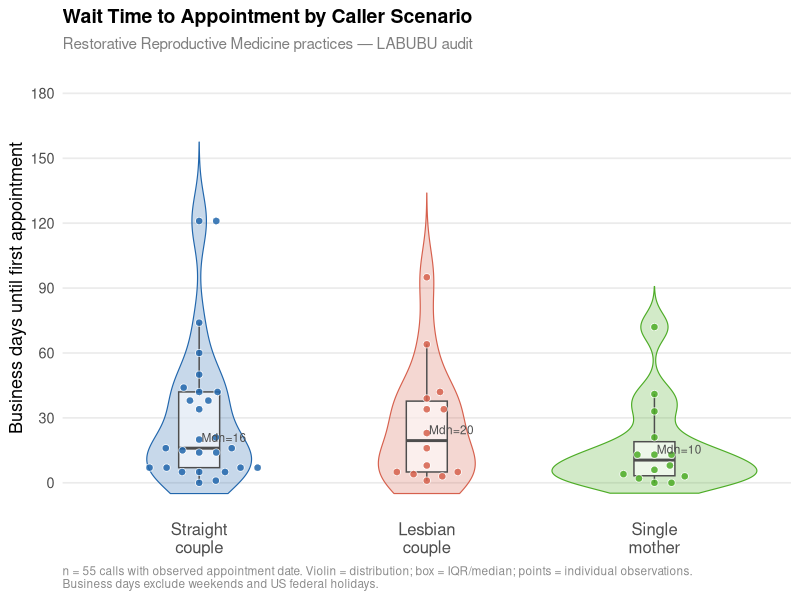
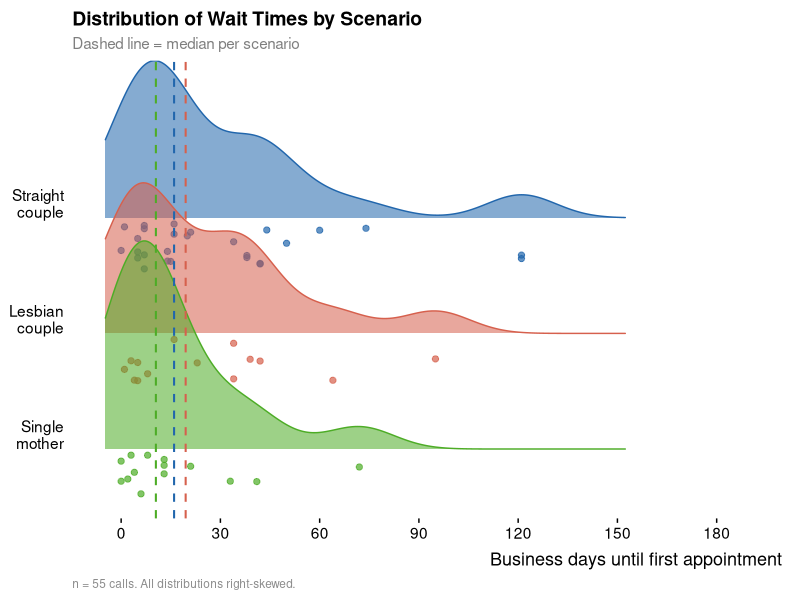
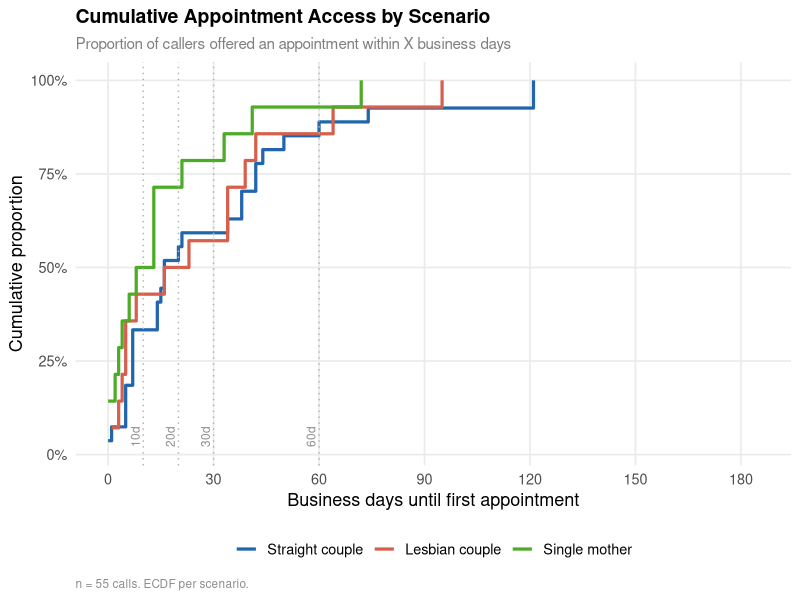
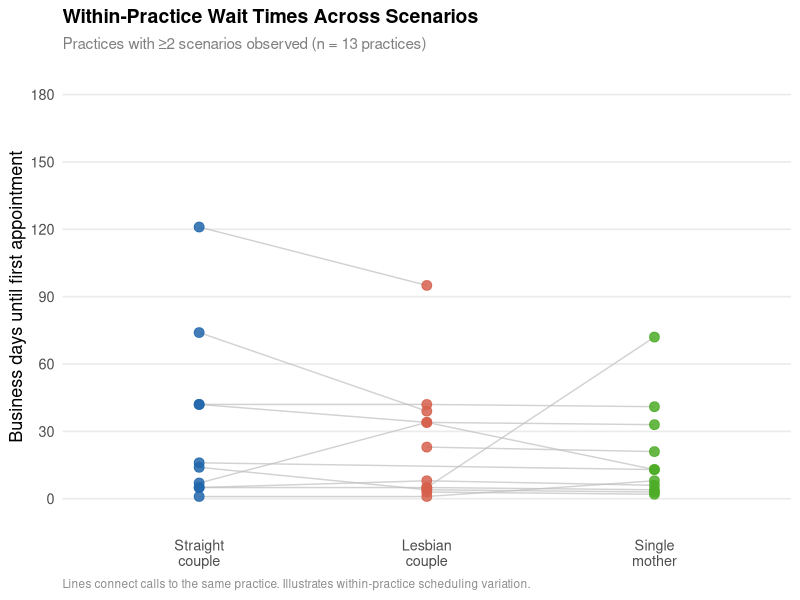
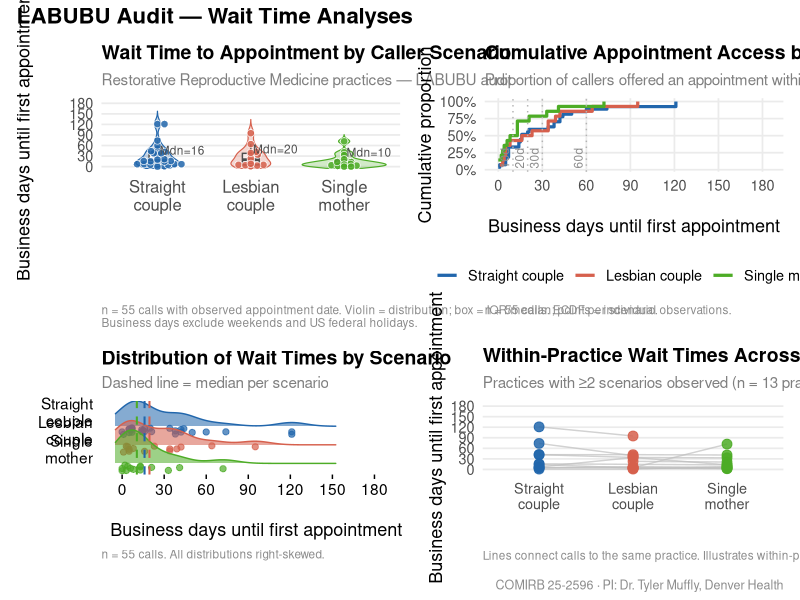

These charts were generated, in order, by the following R code:
# figures_wait_time.R — all five wait-time figures for the LABUBU audit.
#
# PROVENANCE
#   Input : mysterycall_outputs/labubu_cleaned_analysis.csv
#           (written by evaluate_labubu_mysterycall.R from the REDCap LABELS
#            export; REDCap project pid 39546, redcap.ucdenver.edu)
#   Output: mysterycall_outputs/figures/*.png
#   Run by: refresh.R, after the analysis and before provenance.R
#
#   Per-run fingerprints — export MD5, git commit, package versions, creation
#   timestamps — are recorded in PROVENANCE.md and figures/README.md, both
#   generated by provenance.R. Do not transcribe those numbers here; they go
#   stale the moment the data refreshes.
#
# DENOMINATORS — the figures do NOT use the record count.
#   dat_wait  : analytic_inclusion & observed, non-negative business_days
#               -> figures 1, 2, 3
#   multi     : dat_wait restricted to practices with >= 2 distinct scenarios
#               -> figure 4
#   Each is roughly half the size of the level above it, because most included
#   calls never yielded an appointment date. Quoting the record count under any
#   of these figures overstates the sample severalfold.

library(ggplot2)
library(ggbeeswarm)
library(ggridges)
library(patchwork)
library(dplyr)
library(scales)
library(forcats)

fig_dir <- file.path("mysterycall_outputs", "figures")
dir.create(fig_dir, recursive = TRUE, showWarnings = FALSE)

dat_all <- read.csv(
  file.path("mysterycall_outputs", "labubu_cleaned_analysis.csv"),
  stringsAsFactors = FALSE
)

# Wait-time subset: analytic inclusions with an observed appointment
dat_wait <- dat_all |>
  filter(analytic_inclusion == TRUE, !is.na(business_days), business_days >= 0) |>
  mutate(
    scenario = factor(scenario,
                      levels = c("Straight couple", "Lesbian couple", "Single mother"))
  )

# Colour palette — colorblind-safe
pal <- c(
  "Straight couple" = "#2166AC",
  "Lesbian couple"  = "#D6604D",
  "Single mother"   = "#4DAC26"
)

scenario_labels <- c(
  "Straight couple" = "Straight\ncouple",
  "Lesbian couple"  = "Lesbian\ncouple",
  "Single mother"   = "Single\nmother"
)

# ── Figure 1: Raincloud (violin + boxplot + beeswarm) ─────────────────────────
medians <- dat_wait |>
  group_by(scenario) |>
  summarise(med = median(business_days, na.rm = TRUE),
            n   = n(),
            .groups = "drop")

p1 <- ggplot(dat_wait, aes(x = scenario, y = business_days, fill = scenario, colour = scenario)) +
  geom_violin(alpha = 0.25, linewidth = 0.4, width = 0.9, trim = FALSE) +
  geom_boxplot(width = 0.18, alpha = 0.6, outlier.shape = NA, linewidth = 0.5,
               colour = "grey30", fill = "white") +
  geom_beeswarm(size = 2.2, cex = 2.5, alpha = 0.85, shape = 21,
                stroke = 0.4, colour = "white", aes(fill = scenario)) +
  geom_text(data = medians,
            aes(x = scenario, y = med, label = paste0("Mdn=", round(med, 0))),
            vjust = -0.7, hjust = -0.05, size = 3, colour = "grey30",
            inherit.aes = FALSE) +
  scale_x_discrete(labels = scenario_labels) +
  scale_fill_manual(values = pal, guide = "none") +
  scale_colour_manual(values = pal, guide = "none") +
  scale_y_continuous(breaks = seq(0, 180, 30), limits = c(-5, 185)) +
  labs(
    title    = "Wait Time to Appointment by Caller Scenario",
    subtitle = "Restorative Reproductive Medicine practices — LABUBU audit",
    x        = NULL,
    y        = "Business days until first appointment",
    caption  = paste0(
      "n = ", nrow(dat_wait), " calls with observed appointment date. ",
      "Violin = distribution; box = IQR/median; points = individual observations.\n",
      "Business days exclude weekends and US federal holidays."
    )
  ) +
  theme_minimal(base_size = 13) +
  theme(
    plot.title    = element_text(face = "bold", size = 14),
    plot.subtitle = element_text(colour = "grey50", size = 11),
    plot.caption  = element_text(colour = "grey55", size = 8.5, hjust = 0),
    panel.grid.major.x = element_blank(),
    panel.grid.minor   = element_blank(),
    axis.text.x  = element_text(size = 12)
  )

ggsave(file.path(fig_dir, "fig1_raincloud_wait_by_scenario.png"),
       p1, width = 7, height = 5.5, dpi = 300, bg = "white")

# ── Figure 2: Ridge density plot ──────────────────────────────────────────────
p2 <- ggplot(dat_wait,
             aes(x = business_days, y = fct_rev(scenario),
                 fill = scenario, colour = scenario)) +
  geom_density_ridges(
    alpha        = 0.55,
    linewidth    = 0.5,
    jittered_points = TRUE,
    point_size   = 1.8,
    point_alpha  = 0.7,
    position     = position_raincloud(adjust_vlines = TRUE)
  ) +
  geom_vline(data = medians,
             aes(xintercept = med, colour = scenario),
             linetype = "dashed", linewidth = 0.7, show.legend = FALSE) +
  scale_y_discrete(labels = rev(c("Straight\ncouple", "Lesbian\ncouple", "Single\nmother"))) +
  scale_x_continuous(breaks = seq(0, 180, 30), limits = c(-5, 190)) +
  scale_fill_manual(values = pal, guide = "none") +
  scale_colour_manual(values = pal, guide = "none") +
  labs(
    title    = "Distribution of Wait Times by Scenario",
    subtitle = "Dashed line = median per scenario",
    x        = "Business days until first appointment",
    y        = NULL,
    caption  = paste0("n = ", nrow(dat_wait), " calls. All distributions right-skewed.")
  ) +
  theme_ridges(font_size = 13, grid = FALSE) +
  theme(
    plot.title    = element_text(face = "bold", size = 14),
    plot.subtitle = element_text(colour = "grey50", size = 11),
    plot.caption  = element_text(colour = "grey55", size = 8.5, hjust = 0)
  )

ggsave(file.path(fig_dir, "fig2_ridgeplot_wait_by_scenario.png"),
       p2, width = 7, height = 5, dpi = 300, bg = "white")

# ── Figure 3: Empirical CDF ───────────────────────────────────────────────────
ref_days <- c(10, 20, 30, 60)

p3 <- ggplot(dat_wait, aes(x = business_days, colour = scenario)) +
  stat_ecdf(linewidth = 1.1, pad = FALSE) +
  geom_vline(xintercept = ref_days, linetype = "dotted",
             colour = "grey70", linewidth = 0.5) +
  annotate("text", x = ref_days, y = 0.02,
           label = paste0(ref_days, "d"), size = 3, colour = "grey55",
           angle = 90, vjust = -0.4, hjust = 0) +
  scale_x_continuous(breaks = seq(0, 180, 30), limits = c(0, 185)) +
  scale_y_continuous(labels = percent_format(accuracy = 1),
                     breaks = seq(0, 1, 0.25)) +
  scale_colour_manual(values = pal, name = NULL) +
  labs(
    title    = "Cumulative Appointment Access by Scenario",
    subtitle = "Proportion of callers offered an appointment within X business days",
    x        = "Business days until first appointment",
    y        = "Cumulative proportion",
    caption  = paste0("n = ", nrow(dat_wait), " calls. ECDF per scenario.")
  ) +
  theme_minimal(base_size = 13) +
  theme(
    plot.title    = element_text(face = "bold", size = 14),
    plot.subtitle = element_text(colour = "grey50", size = 11),
    plot.caption  = element_text(colour = "grey55", size = 8.5, hjust = 0),
    legend.position   = "bottom",
    panel.grid.minor  = element_blank()
  )

ggsave(file.path(fig_dir, "fig3_ecdf_wait_by_scenario.png"),
       p3, width = 7, height = 5, dpi = 300, bg = "white")

# ── Figure 4: Within-practice paired dot plot ─────────────────────────────────
# Practices with ≥2 scenarios observed in the wait-time subset
multi <- dat_wait |>
  group_by(practice_id) |>
  filter(n_distinct(scenario) >= 2) |>
  ungroup()

p4 <- ggplot(multi, aes(x = scenario, y = business_days,
                         group = practice_id, colour = scenario)) +
  geom_line(aes(group = practice_id), colour = "grey75", linewidth = 0.5, alpha = 0.7) +
  geom_point(size = 3, alpha = 0.85) +
  scale_x_discrete(labels = scenario_labels) +
  scale_colour_manual(values = pal, guide = "none") +
  scale_y_continuous(breaks = seq(0, 180, 30), limits = c(-5, 185)) +
  labs(
    title    = "Within-Practice Wait Times Across Scenarios",
    subtitle = paste0("Practices with ≥2 scenarios observed (n = ",
                      n_distinct(multi$practice_id), " practices)"),
    x        = NULL,
    y        = "Business days until first appointment",
    caption  = "Lines connect calls to the same practice. Illustrates within-practice scheduling variation."
  ) +
  theme_minimal(base_size = 13) +
  theme(
    plot.title    = element_text(face = "bold", size = 14),
    plot.subtitle = element_text(colour = "grey50", size = 11),
    plot.caption  = element_text(colour = "grey55", size = 8.5, hjust = 0),
    panel.grid.major.x = element_blank(),
    panel.grid.minor   = element_blank()
  )

ggsave(file.path(fig_dir, "fig4_within_practice_pairs.png"),
       p4, width = 7, height = 5.5, dpi = 300, bg = "white")

# ── Combined panel (patchwork) ────────────────────────────────────────────────
panel <- (p1 | p3) / (p2 | p4) +
  plot_annotation(
    title   = "LABUBU Audit — Wait Time Analyses",
    caption = "COMIRB 25-2596 · PI: Dr. Tyler Muffly, Denver Health",
    theme   = theme(
      plot.title   = element_text(face = "bold", size = 16),
      plot.caption = element_text(colour = "grey55", size = 9)
    )
  )

ggsave(file.path(fig_dir, "fig_panel_wait_times.png"),
       panel, width = 14, height = 11, dpi = 300, bg = "white")

cat("Figures written to", fig_dir, "\n")
cat("  fig1_raincloud_wait_by_scenario.png\n")
cat("  fig2_ridgeplot_wait_by_scenario.png\n")
cat("  fig3_ecdf_wait_by_scenario.png\n")
cat("  fig4_within_practice_pairs.png\n")
cat("  fig_panel_wait_times.png  (combined 2x2 panel)\n")
